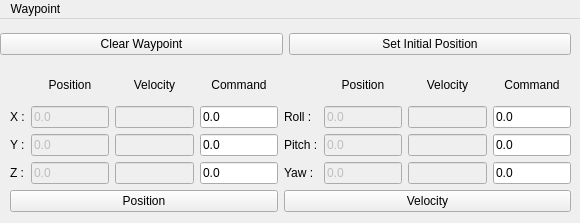
<?xml version="1.0" encoding="UTF-8"?>
<ui version="4.0">
 <class>MainWindow</class>
 <widget class="QMainWindow" name="MainWindow">
  <property name="geometry">
   <rect>
    <x>0</x>
    <y>0</y>
    <width>580</width>
    <height>223</height>
   </rect>
  </property>
  <property name="sizePolicy">
   <sizepolicy hsizetype="Minimum" vsizetype="Minimum">
    <horstretch>0</horstretch>
    <verstretch>0</verstretch>
   </sizepolicy>
  </property>
  <property name="minimumSize">
   <size>
    <width>580</width>
    <height>180</height>
   </size>
  </property>
  <property name="maximumSize">
   <size>
    <width>661</width>
    <height>348</height>
   </size>
  </property>
  <property name="windowTitle">
   <string notr="true">Thruster</string>
  </property>
  <property name="autoFillBackground">
   <bool>true</bool>
  </property>
  <property name="unifiedTitleAndToolBarOnMac">
   <bool>false</bool>
  </property>
  <widget class="QWidget" name="centralwidget">
   <widget class="QWidget" name="horizontalLayoutWidget">
    <property name="geometry">
     <rect>
      <x>0</x>
      <y>0</y>
      <width>571</width>
      <height>51</height>
     </rect>
    </property>
    <layout class="QHBoxLayout" name="horizontalLayout">
     <property name="sizeConstraint">
      <enum>QLayout::SetNoConstraint</enum>
     </property>
     <item>
      <widget class="QPushButton" name="clearWaypoint">
       <property name="enabled">
        <bool>true</bool>
       </property>
       <property name="focusPolicy">
        <enum>Qt::ClickFocus</enum>
       </property>
       <property name="text">
        <string>Clear Waypoint</string>
       </property>
      </widget>
     </item>
     <item>
      <widget class="QPushButton" name="initialPosition">
       <property name="enabled">
        <bool>true</bool>
       </property>
       <property name="focusPolicy">
        <enum>Qt::ClickFocus</enum>
       </property>
       <property name="text">
        <string>Set Initial Position</string>
       </property>
      </widget>
     </item>
    </layout>
   </widget>
   <widget class="QWidget" name="gridLayoutWidget">
    <property name="geometry">
     <rect>
      <x>0</x>
      <y>50</y>
      <width>571</width>
      <height>143</height>
     </rect>
    </property>
    <layout class="QGridLayout" name="gridLayout">
     <property name="sizeConstraint">
      <enum>QLayout::SetMinimumSize</enum>
     </property>
     <property name="leftMargin">
      <number>10</number>
     </property>
     <item row="1" column="7">
      <widget class="QLineEdit" name="rollPositionTarget">
       <property name="text">
        <string>0.0</string>
       </property>
      </widget>
     </item>
     <item row="3" column="4">
      <widget class="QLabel" name="yawPositionLabel">
       <property name="text">
        <string>Yaw :</string>
       </property>
      </widget>
     </item>
     <item row="1" column="5">
      <widget class="QLineEdit" name="rollPositionCurrent">
       <property name="enabled">
        <bool>false</bool>
       </property>
       <property name="focusPolicy">
        <enum>Qt::NoFocus</enum>
       </property>
       <property name="text">
        <string>0.0</string>
       </property>
       <property name="readOnly">
        <bool>true</bool>
       </property>
      </widget>
     </item>
     <item row="1" column="2">
      <widget class="QLineEdit" name="xVelocityCurrent">
       <property name="enabled">
        <bool>false</bool>
       </property>
       <property name="focusPolicy">
        <enum>Qt::NoFocus</enum>
       </property>
      </widget>
     </item>
     <item row="3" column="7">
      <widget class="QLineEdit" name="yawPositionTarget">
       <property name="text">
        <string>0.0</string>
       </property>
      </widget>
     </item>
     <item row="3" column="0">
      <widget class="QLabel" name="zPositionLabel">
       <property name="text">
        <string>Z :</string>
       </property>
      </widget>
     </item>
     <item row="0" column="5">
      <widget class="QLabel" name="label_3">
       <property name="sizePolicy">
        <sizepolicy hsizetype="Preferred" vsizetype="Minimum">
         <horstretch>0</horstretch>
         <verstretch>0</verstretch>
        </sizepolicy>
       </property>
       <property name="text">
        <string>Position</string>
       </property>
       <property name="alignment">
        <set>Qt::AlignCenter</set>
       </property>
      </widget>
     </item>
     <item row="1" column="1">
      <widget class="QLineEdit" name="xPositionCurrent">
       <property name="enabled">
        <bool>false</bool>
       </property>
       <property name="focusPolicy">
        <enum>Qt::NoFocus</enum>
       </property>
       <property name="text">
        <string>0.0</string>
       </property>
       <property name="readOnly">
        <bool>true</bool>
       </property>
      </widget>
     </item>
     <item row="3" column="3">
      <widget class="QLineEdit" name="zPositionTarget">
       <property name="text">
        <string>0.0</string>
       </property>
      </widget>
     </item>
     <item row="2" column="5">
      <widget class="QLineEdit" name="pitchPositionCurrent">
       <property name="enabled">
        <bool>false</bool>
       </property>
       <property name="focusPolicy">
        <enum>Qt::NoFocus</enum>
       </property>
       <property name="text">
        <string>0.0</string>
       </property>
       <property name="readOnly">
        <bool>true</bool>
       </property>
      </widget>
     </item>
     <item row="3" column="6">
      <widget class="QLineEdit" name="yawVelocityCurrent">
       <property name="enabled">
        <bool>false</bool>
       </property>
       <property name="focusPolicy">
        <enum>Qt::NoFocus</enum>
       </property>
      </widget>
     </item>
     <item row="0" column="2">
      <widget class="QLabel" name="label_2">
       <property name="sizePolicy">
        <sizepolicy hsizetype="Preferred" vsizetype="Minimum">
         <horstretch>0</horstretch>
         <verstretch>0</verstretch>
        </sizepolicy>
       </property>
       <property name="text">
        <string>Velocity</string>
       </property>
       <property name="alignment">
        <set>Qt::AlignCenter</set>
       </property>
      </widget>
     </item>
     <item row="3" column="5">
      <widget class="QLineEdit" name="yawPositionCurrent">
       <property name="enabled">
        <bool>false</bool>
       </property>
       <property name="focusPolicy">
        <enum>Qt::NoFocus</enum>
       </property>
       <property name="text">
        <string>0.0</string>
       </property>
       <property name="readOnly">
        <bool>true</bool>
       </property>
      </widget>
     </item>
     <item row="2" column="1">
      <widget class="QLineEdit" name="yPositionCurrent">
       <property name="enabled">
        <bool>false</bool>
       </property>
       <property name="focusPolicy">
        <enum>Qt::NoFocus</enum>
       </property>
       <property name="text">
        <string>0.0</string>
       </property>
       <property name="readOnly">
        <bool>true</bool>
       </property>
      </widget>
     </item>
     <item row="1" column="6">
      <widget class="QLineEdit" name="rollVelocityCurrent">
       <property name="enabled">
        <bool>false</bool>
       </property>
       <property name="focusPolicy">
        <enum>Qt::NoFocus</enum>
       </property>
      </widget>
     </item>
     <item row="2" column="4">
      <widget class="QLabel" name="pitchPositionLabel">
       <property name="text">
        <string>Pitch :</string>
       </property>
      </widget>
     </item>
     <item row="3" column="1">
      <widget class="QLineEdit" name="zPositionCurrent">
       <property name="enabled">
        <bool>false</bool>
       </property>
       <property name="focusPolicy">
        <enum>Qt::NoFocus</enum>
       </property>
       <property name="text">
        <string>0.0</string>
       </property>
       <property name="readOnly">
        <bool>true</bool>
       </property>
      </widget>
     </item>
     <item row="1" column="0">
      <widget class="QLabel" name="xPositionLabel">
       <property name="text">
        <string>X :</string>
       </property>
      </widget>
     </item>
     <item row="2" column="0">
      <widget class="QLabel" name="yPositionLabel">
       <property name="text">
        <string>Y :</string>
       </property>
      </widget>
     </item>
     <item row="2" column="7">
      <widget class="QLineEdit" name="pitchPositionTarget">
       <property name="text">
        <string>0.0</string>
       </property>
      </widget>
     </item>
     <item row="2" column="3">
      <widget class="QLineEdit" name="yPositionTarget">
       <property name="text">
        <string>0.0</string>
       </property>
      </widget>
     </item>
     <item row="1" column="3">
      <widget class="QLineEdit" name="xPositionTarget">
       <property name="text">
        <string>0.0</string>
       </property>
      </widget>
     </item>
     <item row="1" column="4">
      <widget class="QLabel" name="rollPositionLabel">
       <property name="text">
        <string>Roll :</string>
       </property>
      </widget>
     </item>
     <item row="2" column="2">
      <widget class="QLineEdit" name="yVelocityCurrent">
       <property name="enabled">
        <bool>false</bool>
       </property>
       <property name="focusPolicy">
        <enum>Qt::NoFocus</enum>
       </property>
      </widget>
     </item>
     <item row="0" column="1">
      <widget class="QLabel" name="label">
       <property name="sizePolicy">
        <sizepolicy hsizetype="Preferred" vsizetype="Minimum">
         <horstretch>0</horstretch>
         <verstretch>0</verstretch>
        </sizepolicy>
       </property>
       <property name="maximumSize">
        <size>
         <width>16777215</width>
         <height>50</height>
        </size>
       </property>
       <property name="text">
        <string>Position</string>
       </property>
       <property name="alignment">
        <set>Qt::AlignCenter</set>
       </property>
      </widget>
     </item>
     <item row="2" column="6">
      <widget class="QLineEdit" name="pitchVelocityCurrent">
       <property name="enabled">
        <bool>false</bool>
       </property>
       <property name="focusPolicy">
        <enum>Qt::NoFocus</enum>
       </property>
      </widget>
     </item>
     <item row="3" column="2">
      <widget class="QLineEdit" name="zVelocityCurrent">
       <property name="enabled">
        <bool>false</bool>
       </property>
       <property name="focusPolicy">
        <enum>Qt::NoFocus</enum>
       </property>
      </widget>
     </item>
     <item row="0" column="6">
      <widget class="QLabel" name="label_4">
       <property name="sizePolicy">
        <sizepolicy hsizetype="Preferred" vsizetype="Minimum">
         <horstretch>0</horstretch>
         <verstretch>0</verstretch>
        </sizepolicy>
       </property>
       <property name="text">
        <string>Velocity</string>
       </property>
       <property name="alignment">
        <set>Qt::AlignCenter</set>
       </property>
      </widget>
     </item>
     <item row="4" column="4" colspan="4">
      <widget class="QPushButton" name="velocityMode">
       <property name="text">
        <string>Velocity</string>
       </property>
      </widget>
     </item>
     <item row="4" column="0" colspan="4">
      <widget class="QPushButton" name="positionMode">
       <property name="text">
        <string>Position</string>
       </property>
      </widget>
     </item>
     <item row="0" column="3">
      <widget class="QLabel" name="label_5">
       <property name="sizePolicy">
        <sizepolicy hsizetype="Preferred" vsizetype="Minimum">
         <horstretch>0</horstretch>
         <verstretch>0</verstretch>
        </sizepolicy>
       </property>
       <property name="text">
        <string>Command</string>
       </property>
       <property name="alignment">
        <set>Qt::AlignCenter</set>
       </property>
      </widget>
     </item>
     <item row="0" column="7">
      <widget class="QLabel" name="label_6">
       <property name="sizePolicy">
        <sizepolicy hsizetype="Preferred" vsizetype="Minimum">
         <horstretch>0</horstretch>
         <verstretch>0</verstretch>
        </sizepolicy>
       </property>
       <property name="text">
        <string>Command</string>
       </property>
       <property name="alignment">
        <set>Qt::AlignCenter</set>
       </property>
      </widget>
     </item>
    </layout>
   </widget>
  </widget>
  <widget class="QMenuBar" name="menubar">
   <property name="geometry">
    <rect>
     <x>0</x>
     <y>0</y>
     <width>580</width>
     <height>22</height>
    </rect>
   </property>
   <widget class="QMenu" name="StartTestMenu">
    <property name="title">
     <string>Waypoint</string>
    </property>
    <addaction name="actionReset_Depth"/>
    <addaction name="actionReset_Position"/>
   </widget>
   <addaction name="StartTestMenu"/>
  </widget>
  <action name="actionStart_test">
   <property name="text">
    <string>Start test</string>
   </property>
  </action>
  <action name="actionReset_Depth">
   <property name="text">
    <string>Set Depth Offset</string>
   </property>
  </action>
  <action name="actionReset_Position">
   <property name="text">
    <string>Set Initial Position</string>
   </property>
  </action>
 </widget>
 <tabstops>
  <tabstop>clearWaypoint</tabstop>
  <tabstop>initialPosition</tabstop>
  <tabstop>xPositionTarget</tabstop>
  <tabstop>yPositionTarget</tabstop>
  <tabstop>zPositionTarget</tabstop>
  <tabstop>rollPositionTarget</tabstop>
  <tabstop>pitchPositionTarget</tabstop>
  <tabstop>yawPositionTarget</tabstop>
  <tabstop>yVelocityCurrent</tabstop>
  <tabstop>zVelocityCurrent</tabstop>
  <tabstop>pitchPositionCurrent</tabstop>
  <tabstop>xVelocityCurrent</tabstop>
  <tabstop>pitchVelocityCurrent</tabstop>
  <tabstop>zPositionCurrent</tabstop>
  <tabstop>yawPositionCurrent</tabstop>
  <tabstop>yPositionCurrent</tabstop>
  <tabstop>rollPositionCurrent</tabstop>
  <tabstop>yawVelocityCurrent</tabstop>
  <tabstop>xPositionCurrent</tabstop>
  <tabstop>rollVelocityCurrent</tabstop>
 </tabstops>
 <resources/>
 <connections/>
</ui>
